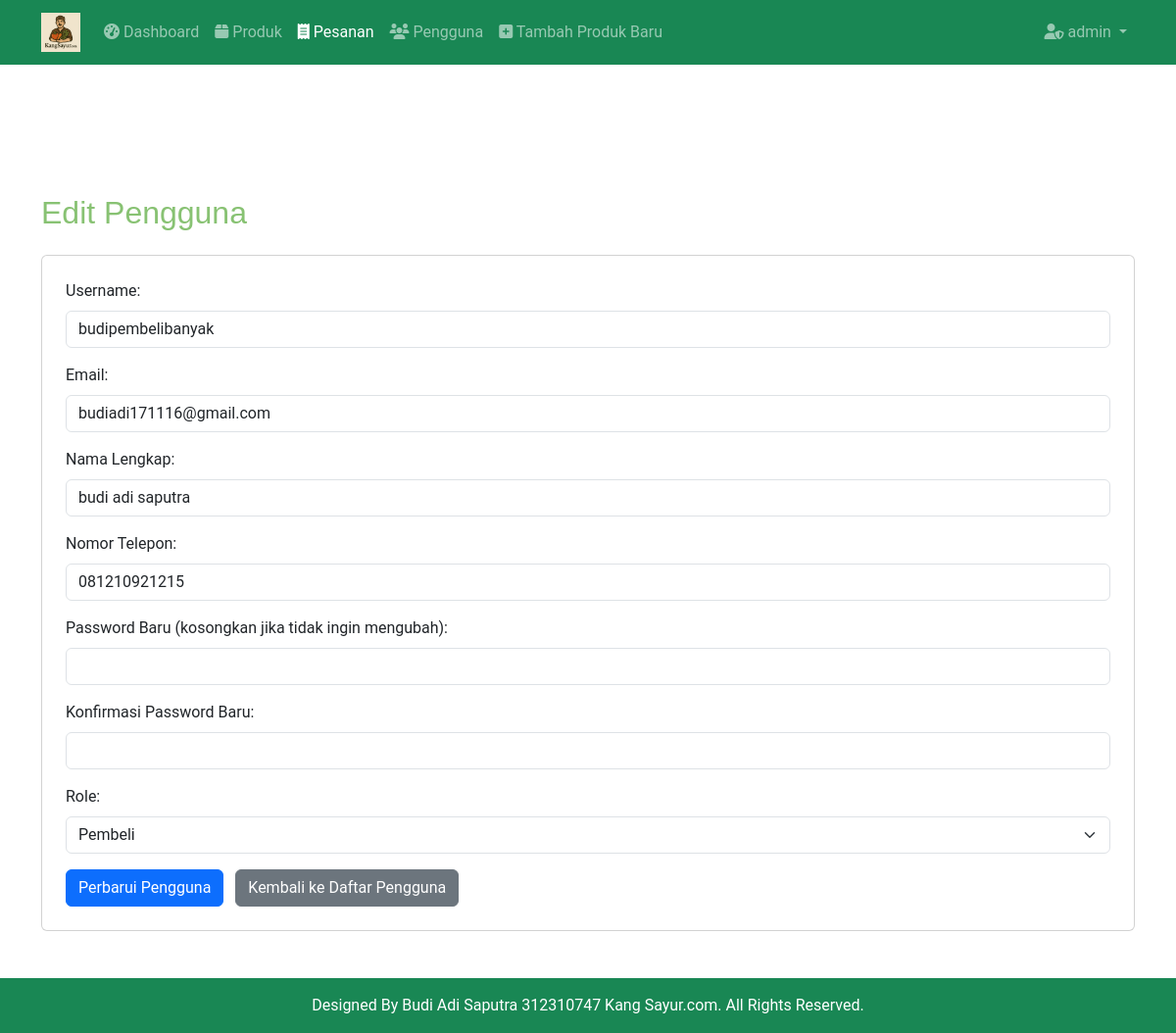
/sayuran/admin/edit_user.php?user_id=2 (signed in), run on the app's committed database.
### tables this page shows
CREATE TABLE `users` (
  `id` int(11) NOT NULL,
  `username` varchar(50) NOT NULL,
  `password` varchar(255) NOT NULL,
  `email` varchar(100) NOT NULL,
  `phone_number` varchar(20) DEFAULT NULL,
  `nama` varchar(100) DEFAULT NULL,
  `role` enum('admin','penjual','pembeli') DEFAULT 'pembeli',
  `created_at` timestamp NOT NULL DEFAULT current_timestamp()
);

### sayuran/admin/edit_user.php (the view, shortened to what this page needs)
<?php
include_once __DIR__ . '/admin_header.php';
$user_id = $_GET['user_id'] ?? null;
$user = null;
if (!$user_id) {
    $error_message = "ID Pengguna tidak ditemukan.";
} else {
    try {
        $pdo = get_pdo_connection();
        $stmt = $pdo->prepare("SELECT id, username, email, nama, phone_number, role FROM users WHERE id = ?");
        $stmt->execute([$user_id]);
        $user = $stmt->fetch(PDO::FETCH_ASSOC);
    } catch (PDOException $e) {
        $error_message = "Terjadi kesalahan database: " . $e->getMessage();
    }
}
?>
<div class="container mt-5">
    <h2 class="mb-4">Edit Pengguna</h2>
    <?php if ($user): ?>
        <div class="card p-4">
            <form action="edit_user.php?user_id=<?php echo htmlspecialchars($user['id']); ?>" method="POST">
                <div class="mb-3">
                    <label for="username" class="form-label">Username:</label>
                    <input type="text" class="form-control" id="username" name="username" value="<?php echo htmlspecialchars($user['username'] ?? ''); ?>" required>
                </div>
                <div class="mb-3">
                    <label for="email" class="form-label">Email:</label>
                    <input type="email" class="form-control" id="email" name="email" value="<?php echo htmlspecialchars($user['email'] ?? ''); ?>" required>
                </div>
                <div class="mb-3">
                    <label for="nama" class="form-label">Nama Lengkap:</label>
                    <input type="text" class="form-control" id="nama" name="nama" value="<?php echo htmlspecialchars($user['nama'] ?? ''); ?>">
                </div>
                <div class="mb-3">
                    <label for="phone_number" class="form-label">Nomor Telepon:</label> <input type="text" class="form-control" id="phone_number" name="phone_number" value="<?php echo htmlspecialchars($user['phone_number'] ?? ''); ?>"> </div>
                <div class="mb-3">
                    <label for="password" class="form-label">Password Baru (kosongkan jika tidak ingin mengubah):</label>
                    <input type="password" class="form-control" id="password" name="password">
                </div>
                <div class="mb-3">
                    <label for="confirm_password" class="form-label">Konfirmasi Password Baru:</label>
                    <input type="password" class="form-control" id="confirm_password" name="confirm_password">
                </div>
                <div class="mb-3">
                    <label for="role" class="form-label">Role:</label>
                    <select class="form-select" id="role" name="role" required>
                        <option value="pembeli" <?php echo (isset($user['role']) && $user['role'] == 'pembeli') ? 'selected' : ''; ?>>Pembeli</option>
                    </select>
                </div>
                <button type="submit" name="update_user" class="btn btn-primary me-2">Perbarui Pengguna</button>
                <a href="admin_users.php" class="btn btn-secondary">Kembali ke Daftar Pengguna</a>
            </form>
        </div>
    <?php else: ?>
        <p class="text-danger">Pengguna tidak dapat dimuat. Silakan kembali ke daftar pengguna.</p>
        <a href="admin_users.php" class="btn btn-secondary">Kembali ke Daftar Pengguna</a>
    <?php endif; ?>
</div>
<?php include_once __DIR__ . '/../include/footer.php'; ?>

### sayuran/assets/css/main.css (style rules this page uses)
:root { --default-font: "Roboto", system-ui, -apple-system, "Segoe UI", Roboto, "Helvetica Neue", Arial, "Noto Sans", "Liberation Sans", sans-serif, "Apple Color Emoji", "Segoe UI Emoji", "Segoe UI Symbol", "Noto Color Emoji"; --heading-font: "Nunito", sans-serif; --nav-font: "Inter", sans-serif; }
:root { --background-color: #ffffff; --default-color: #31511E; --heading-color: #88C273; --accent-color: #859F3D; --surface-color: #ffffff; --contrast-color: #ffffff; }
:root { --nav-color: #313336; --nav-hover-color: #859F3D; --nav-mobile-background-color: #ffffff; --nav-dropdown-background-color: #ffffff; --nav-dropdown-color: #313336; --nav-dropdown-hover-color: #859F3D; }
:root { scroll-behavior: smooth; }
body { color: var(--default-color); background-color: transparent; font-family: var(--default-font); padding-top: 80px; }
a { color: var(--accent-color); text-decoration: none; transition: 0.3s; }
h1, h2, h3, h4, h5, h6 { color: var(--heading-color); font-family: var(--heading-font); }

### data on the page
users: username "budipembelibanyak", email "budiadi171116@gmail.com", nama "budi adi saputra", phone_number "081210921215", role "Pembeli"

### other printed values
$_SESSION['username'] "admin"
